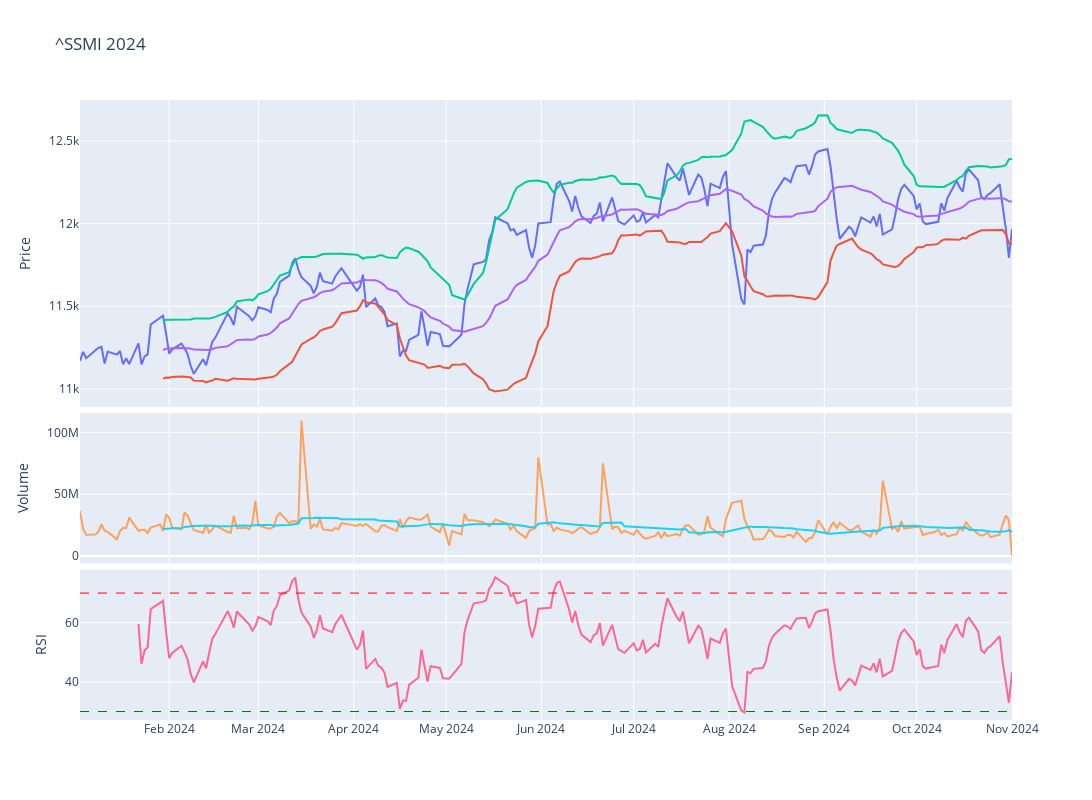

Notebook source saved alongside this figure:
### Code cell
# Plot the adjusted close price
fig = make_subplots(rows=4, cols=1,shared_xaxes=True,vertical_spacing=0.01,specs=[[{'rowspan':2,'colspan':1}],[None],[{'rowspan':1,'colspan':1}],[{'rowspan':1,'colspan':1}]])

# Graph (1,1)
fig.add_trace(go.Scatter(x=stock_ticker['Adj Close'].loc[year].index,y=stock_ticker['Adj Close'].loc[year],mode="lines",name=f'{ticker}'),row=1,col=1)
fig.add_trace(go.Scatter(x=stock_ticker['BB_Lower'].loc[year].index,y=stock_ticker['BB_Lower'].loc[year],mode="lines",name='BB_Lower'),row=1,col=1)
fig.add_trace(go.Scatter(x=stock_ticker['BB_Upper'].loc[year].index,y=stock_ticker['BB_Upper'].loc[year],mode="lines",name='BB_Upper'),row=1,col=1)
fig.add_trace(go.Scatter(x=stock_ticker['MMA20'].loc[year].index,y=stock_ticker['MMA20'].loc[year],mode="lines",name='MMA20'),row=1,col=1)
# Update xaxis properties
fig.update_yaxes(title_text="Price", row=1, col=1)

# Graph (3,1)
fig.add_trace(go.Scatter(x=stock_ticker['Volume'].loc[year].index,y=stock_ticker['Volume'].loc[year],mode="lines",name='Volume'),row=3, col=1)
fig.add_trace(go.Scatter(x=stock_ticker['Volume'].loc[year].index,y=stock_ticker['Volume'].loc[year].rolling(20).mean(),mode="lines",name='MMA20'),row=3,col=1)
fig.update_yaxes(title_text="Volume", row=3, col=1)

# Graph (4,1)
fig.add_trace(go.Scatter(x=stock_ticker['RSI'].loc[year].index,y=stock_ticker['RSI'].loc[year],mode="lines",name='RSI'),row=4, col=1)
fig.add_hline(y=30, line_width=1, line_dash="dash", line_color="green",row=4,col=1)
fig.add_hline(y=70, line_width=1, line_dash="dash", line_color="red",row=4,col=1)
fig.update_yaxes(title_text="RSI", row=4, col=1)

fig.update_layout(height=800, width=1300,showlegend=False,title=f"{ticker} {year}")

fig.show()

### Figure 1 — Plotly figure (JSON) as saved in the notebook; plotly's stock layout.template omitted (floating-point values rounded to 4 significant figures; data arrays with more than 128 entries replaced by an {"elided": "..."} marker saying what was removed)
{"data": [{"mode": "lines", "name": "^SSMI", "type": "scatter", "x": {"elided": "211 str values"}, "xaxis": "x", "y": {"elided": "211 float values"}, "yaxis": "y"}, {"mode": "lines", "name": "BB_Lower", "type": "scatter", "x": {"elided": "211 str values"}, "xaxis": "x", "y": {"elided": "211 float values"}, "yaxis": "y"}, {"mode": "lines", "name": "BB_Upper", "type": "scatter", "x": {"elided": "211 str values"}, "xaxis": "x", "y": {"elided": "211 float values"}, "yaxis": "y"}, {"mode": "lines", "name": "MMA20", "type": "scatter", "x": {"elided": "211 str values"}, "xaxis": "x", "y": {"elided": "211 float values"}, "yaxis": "y"}, {"mode": "lines", "name": "Volume", "type": "scatter", "x": {"elided": "211 str values"}, "xaxis": "x2", "y": {"elided": "211 int values"}, "yaxis": "y2"}, {"mode": "lines", "name": "MMA20", "type": "scatter", "x": {"elided": "211 str values"}, "xaxis": "x2", "y": {"elided": "211 int values"}, "yaxis": "y2"}, {"mode": "lines", "name": "RSI", "type": "scatter", "x": {"elided": "211 str values"}, "xaxis": "x3", "y": {"elided": "211 float values"}, "yaxis": "y3"}], "layout": {"height": 800, "shapes": [{"line": {"color": "green", "dash": "dash", "width": 1}, "type": "line", "x0": 0, "x1": 1, "xref": "x3 domain", "y0": 30, "y1": 30, "yref": "y3"}, {"line": {"color": "red", "dash": "dash", "width": 1}, "type": "line", "x0": 0, "x1": 1, "xref": "x3 domain", "y0": 70, "y1": 70, "yref": "y3"}], "showlegend": false, "title": {"text": "^SSMI 2024"}, "width": 1300, "xaxis": {"anchor": "y", "domain": [0, 1], "matches": "x3", "showticklabels": false}, "xaxis2": {"anchor": "y2", "domain": [0, 1], "matches": "x3", "showticklabels": false}, "xaxis3": {"anchor": "y3", "domain": [0, 1]}, "yaxis": {"anchor": "x", "domain": [0.505, 1], "title": {"text": "Price"}}, "yaxis2": {"anchor": "x2", "domain": [0.2525, 0.495], "title": {"text": "Volume"}}, "yaxis3": {"anchor": "x3", "domain": [0, 0.2425], "title": {"text": "RSI"}}}}
